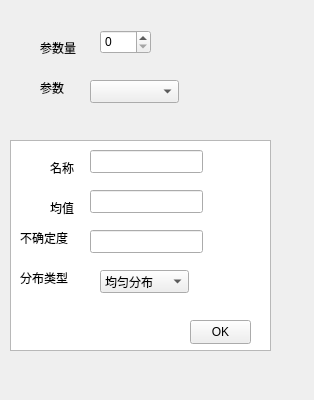
<?xml version="1.0" encoding="UTF-8"?>
<ui version="4.0">
 <class>Widget</class>
 <widget class="QWidget" name="Widget">
  <property name="geometry">
   <rect>
    <x>0</x>
    <y>0</y>
    <width>314</width>
    <height>400</height>
   </rect>
  </property>
  <property name="windowTitle">
   <string>Widget</string>
  </property>
  <widget class="QLabel" name="label">
   <property name="geometry">
    <rect>
     <x>40</x>
     <y>40</y>
     <width>68</width>
     <height>15</height>
    </rect>
   </property>
   <property name="text">
    <string>参数量</string>
   </property>
  </widget>
  <widget class="QSpinBox" name="spinBox">
   <property name="geometry">
    <rect>
     <x>100</x>
     <y>30</y>
     <width>51</width>
     <height>24</height>
    </rect>
   </property>
  </widget>
  <widget class="QLabel" name="label_2">
   <property name="geometry">
    <rect>
     <x>40</x>
     <y>80</y>
     <width>41</width>
     <height>16</height>
    </rect>
   </property>
   <property name="text">
    <string>参数</string>
   </property>
  </widget>
  <widget class="QComboBox" name="comboBox">
   <property name="geometry">
    <rect>
     <x>90</x>
     <y>80</y>
     <width>89</width>
     <height>23</height>
    </rect>
   </property>
  </widget>
  <widget class="QListWidget" name="listWidget">
   <property name="geometry">
    <rect>
     <x>10</x>
     <y>140</y>
     <width>261</width>
     <height>211</height>
    </rect>
   </property>
  </widget>
  <widget class="QLabel" name="label_3">
   <property name="geometry">
    <rect>
     <x>50</x>
     <y>160</y>
     <width>68</width>
     <height>15</height>
    </rect>
   </property>
   <property name="text">
    <string>名称</string>
   </property>
  </widget>
  <widget class="QLineEdit" name="lineEdit">
   <property name="geometry">
    <rect>
     <x>90</x>
     <y>150</y>
     <width>113</width>
     <height>23</height>
    </rect>
   </property>
  </widget>
  <widget class="QLabel" name="label_4">
   <property name="geometry">
    <rect>
     <x>50</x>
     <y>200</y>
     <width>68</width>
     <height>15</height>
    </rect>
   </property>
   <property name="text">
    <string>均值</string>
   </property>
  </widget>
  <widget class="QLineEdit" name="lineEdit_2">
   <property name="geometry">
    <rect>
     <x>90</x>
     <y>190</y>
     <width>113</width>
     <height>23</height>
    </rect>
   </property>
  </widget>
  <widget class="QLabel" name="label_5">
   <property name="geometry">
    <rect>
     <x>20</x>
     <y>230</y>
     <width>68</width>
     <height>15</height>
    </rect>
   </property>
   <property name="text">
    <string>不确定度</string>
   </property>
  </widget>
  <widget class="QLineEdit" name="lineEdit_3">
   <property name="geometry">
    <rect>
     <x>90</x>
     <y>230</y>
     <width>113</width>
     <height>23</height>
    </rect>
   </property>
  </widget>
  <widget class="QLabel" name="label_6">
   <property name="geometry">
    <rect>
     <x>20</x>
     <y>270</y>
     <width>68</width>
     <height>15</height>
    </rect>
   </property>
   <property name="text">
    <string>分布类型</string>
   </property>
  </widget>
  <widget class="QComboBox" name="comboBox_2">
   <property name="geometry">
    <rect>
     <x>100</x>
     <y>270</y>
     <width>89</width>
     <height>23</height>
    </rect>
   </property>
   <item>
    <property name="text">
     <string>均匀分布</string>
    </property>
   </item>
   <item>
    <property name="text">
     <string>正态分布</string>
    </property>
   </item>
  </widget>
  <widget class="QPushButton" name="pushButton">
   <property name="geometry">
    <rect>
     <x>190</x>
     <y>320</y>
     <width>61</width>
     <height>24</height>
    </rect>
   </property>
   <property name="text">
    <string>OK</string>
   </property>
  </widget>
 </widget>
 <layoutdefault spacing="6" margin="11"/>
 <resources/>
 <connections/>
</ui>
